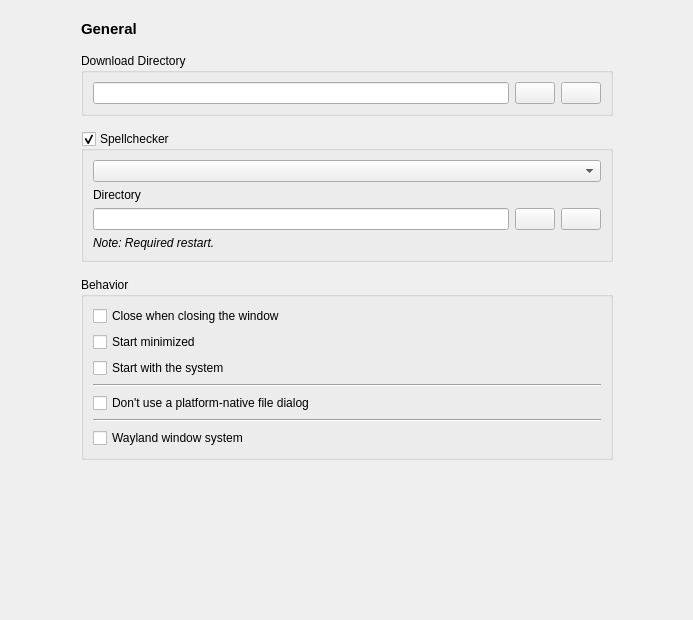
<?xml version="1.0" encoding="UTF-8"?>
<ui version="4.0">
 <class>PageGeneral</class>
 <widget class="QWidget" name="PageGeneral">
  <property name="geometry">
   <rect>
    <x>0</x>
    <y>0</y>
    <width>693</width>
    <height>620</height>
   </rect>
  </property>
  <property name="windowTitle">
   <string/>
  </property>
  <layout class="QVBoxLayout" name="verticalLayout_3">
   <item>
    <layout class="QHBoxLayout" name="horizontalLayout">
     <item>
      <spacer name="horizontalSpacer">
       <property name="orientation">
        <enum>Qt::Orientation::Horizontal</enum>
       </property>
       <property name="sizeHint" stdset="0">
        <size>
         <width>40</width>
         <height>20</height>
        </size>
       </property>
      </spacer>
     </item>
     <item>
      <widget class="QFrame" name="frame">
       <property name="minimumSize">
        <size>
         <width>550</width>
         <height>0</height>
        </size>
       </property>
       <property name="frameShape">
        <enum>QFrame::Shape::NoFrame</enum>
       </property>
       <property name="frameShadow">
        <enum>QFrame::Shadow::Raised</enum>
       </property>
       <layout class="QVBoxLayout" name="verticalLayout_2">
        <property name="spacing">
         <number>15</number>
        </property>
        <item>
         <widget class="QLabel" name="label">
          <property name="font">
           <font>
            <pointsize>11</pointsize>
            <bold>true</bold>
           </font>
          </property>
          <property name="text">
           <string>General</string>
          </property>
         </widget>
        </item>
        <item>
         <widget class="QGroupBox" name="groupBox_3">
          <property name="title">
           <string>Download Directory</string>
          </property>
          <layout class="QGridLayout" name="gridLayout_2">
           <item row="0" column="0">
            <widget class="QLineEdit" name="download_path">
             <property name="readOnly">
              <bool>true</bool>
             </property>
            </widget>
           </item>
           <item row="0" column="1">
            <widget class="QPushButton" name="btn_path_download">
             <property name="toolTip">
              <string>Set new folder for downloads</string>
             </property>
             <property name="text">
              <string/>
             </property>
            </widget>
           </item>
           <item row="0" column="2">
            <widget class="QPushButton" name="btn_restore_path_download">
             <property name="toolTip">
              <string>Define default folder for downloads</string>
             </property>
             <property name="text">
              <string/>
             </property>
            </widget>
           </item>
          </layout>
         </widget>
        </item>
        <item>
         <widget class="QGroupBox" name="spellchecker_groupBox">
          <property name="title">
           <string>Spellchecker</string>
          </property>
          <property name="checkable">
           <bool>true</bool>
          </property>
          <layout class="QGridLayout" name="gridLayout">
           <item row="1" column="0">
            <widget class="QLabel" name="label_2">
             <property name="text">
              <string>Directory</string>
             </property>
            </widget>
           </item>
           <item row="2" column="0">
            <widget class="QLineEdit" name="dic_path">
             <property name="readOnly">
              <bool>true</bool>
             </property>
            </widget>
           </item>
           <item row="0" column="0" colspan="3">
            <widget class="QComboBox" name="spell_comboBox"/>
           </item>
           <item row="2" column="1">
            <widget class="QPushButton" name="btn_path_spell">
             <property name="toolTip">
              <string>Recognizes only compiled dictionaries (.bdic)</string>
             </property>
             <property name="text">
              <string/>
             </property>
            </widget>
           </item>
           <item row="2" column="2">
            <widget class="QPushButton" name="btn_default_path_spell">
             <property name="toolTip">
              <string>Define standard dictionaries</string>
             </property>
             <property name="text">
              <string/>
             </property>
            </widget>
           </item>
           <item row="3" column="0">
            <widget class="QLabel" name="label_3">
             <property name="font">
              <font>
               <italic>true</italic>
              </font>
             </property>
             <property name="text">
              <string>Note: Required restart.</string>
             </property>
            </widget>
           </item>
          </layout>
         </widget>
        </item>
        <item>
         <widget class="QGroupBox" name="groupBox_2">
          <property name="title">
           <string>Behavior</string>
          </property>
          <layout class="QVBoxLayout" name="verticalLayout">
           <item>
            <widget class="QCheckBox" name="btn_quit_in_close">
             <property name="text">
              <string>Close when closing the window</string>
             </property>
            </widget>
           </item>
           <item>
            <widget class="QCheckBox" name="btn_start_background">
             <property name="text">
              <string>Start minimized</string>
             </property>
            </widget>
           </item>
           <item>
            <widget class="QCheckBox" name="btn_start_system">
             <property name="text">
              <string>Start with the system</string>
             </property>
            </widget>
           </item>
           <item>
            <widget class="Line" name="line_2">
             <property name="orientation">
              <enum>Qt::Orientation::Horizontal</enum>
             </property>
            </widget>
           </item>
           <item>
            <widget class="QCheckBox" name="dontUseNativeDialog">
             <property name="text">
              <string>Don't use a platform-native file dialog</string>
             </property>
            </widget>
           </item>
           <item>
            <widget class="Line" name="line">
             <property name="orientation">
              <enum>Qt::Orientation::Horizontal</enum>
             </property>
            </widget>
           </item>
           <item>
            <widget class="QCheckBox" name="btn_wayland">
             <property name="text">
              <string>Wayland window system</string>
             </property>
            </widget>
           </item>
          </layout>
         </widget>
        </item>
       </layout>
      </widget>
     </item>
     <item>
      <spacer name="horizontalSpacer_2">
       <property name="orientation">
        <enum>Qt::Orientation::Horizontal</enum>
       </property>
       <property name="sizeHint" stdset="0">
        <size>
         <width>40</width>
         <height>20</height>
        </size>
       </property>
      </spacer>
     </item>
    </layout>
   </item>
   <item>
    <spacer name="verticalSpacer_2">
     <property name="orientation">
      <enum>Qt::Orientation::Vertical</enum>
     </property>
     <property name="sizeHint" stdset="0">
      <size>
       <width>20</width>
       <height>295</height>
      </size>
     </property>
    </spacer>
   </item>
  </layout>
 </widget>
 <resources/>
 <connections/>
</ui>
